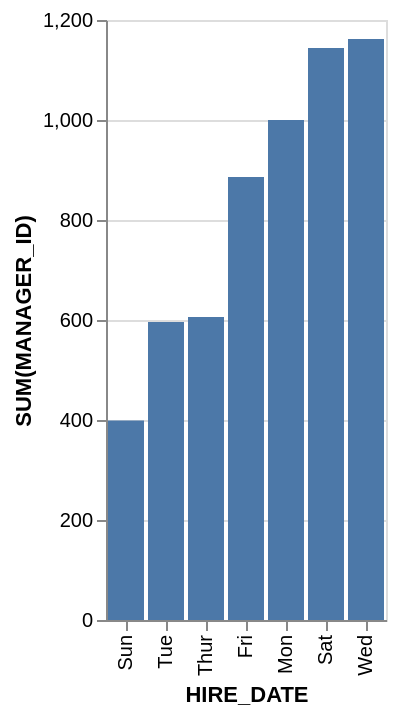

Source (Vega-Lite JSON):
### Vega-Lite specification from a JSON file in a GitHub repository (floating-point values rounded to 4 significant figures)
{"data": {"values": [{"x_data": "Sun", "y_data": 399}, {"x_data": "Tue", "y_data": 596}, {"x_data": "Thur", "y_data": 606}, {"x_data": "Fri", "y_data": 886}, {"x_data": "Mon", "y_data": 1000}, {"x_data": "Sat", "y_data": 1144}, {"x_data": "Wed", "y_data": 1162}]}, "mark": "bar", "encoding": {"x": {"field": "x_data", "type": "nominal", "title": "HIRE_DATE", "sort": {"op": "sum", "field": "y_data", "order": "ascending"}}, "y": {"field": "y_data", "type": "quantitative", "title": "SUM(MANAGER_ID)"}}}
